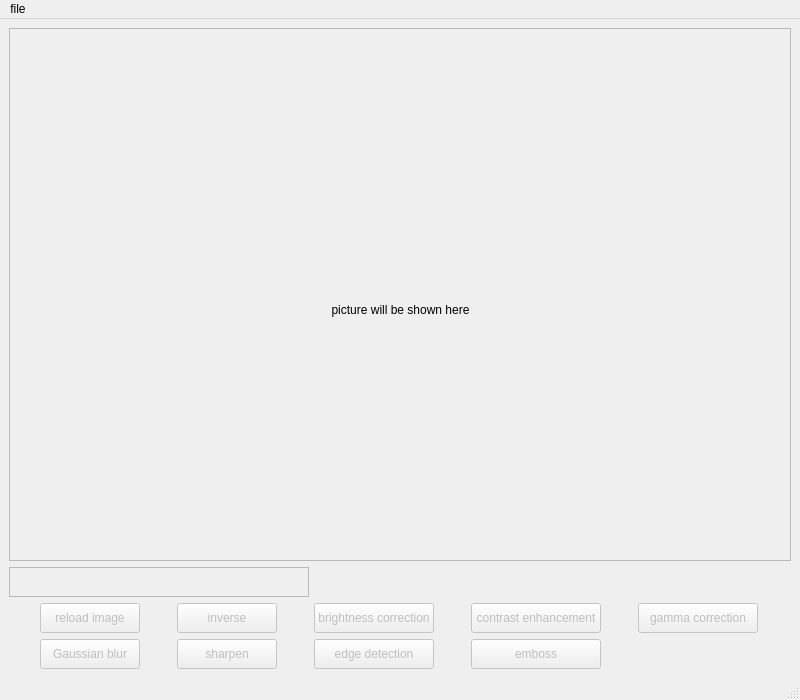
<?xml version="1.0" encoding="UTF-8"?>
<ui version="4.0">
 <class>MainWindow</class>
 <widget class="QMainWindow" name="MainWindow">
  <property name="geometry">
   <rect>
    <x>0</x>
    <y>0</y>
    <width>800</width>
    <height>700</height>
   </rect>
  </property>
  <property name="windowTitle">
   <string>MainWindow</string>
  </property>
  <widget class="QWidget" name="centralwidget">
   <layout class="QGridLayout" name="gridLayout">
    <item row="3" column="0">
     <layout class="QGridLayout" name="gridLayout_2">
      <item row="0" column="0">
       <widget class="QPushButton" name="reload_image_button">
        <property name="enabled">
         <bool>false</bool>
        </property>
        <property name="sizePolicy">
         <sizepolicy hsizetype="Fixed" vsizetype="Fixed">
          <horstretch>0</horstretch>
          <verstretch>0</verstretch>
         </sizepolicy>
        </property>
        <property name="minimumSize">
         <size>
          <width>100</width>
          <height>30</height>
         </size>
        </property>
        <property name="layoutDirection">
         <enum>Qt::LeftToRight</enum>
        </property>
        <property name="text">
         <string>reload image</string>
        </property>
       </widget>
      </item>
      <item row="1" column="0">
       <widget class="QPushButton" name="gaussian_blur_button">
        <property name="enabled">
         <bool>false</bool>
        </property>
        <property name="sizePolicy">
         <sizepolicy hsizetype="Fixed" vsizetype="Fixed">
          <horstretch>0</horstretch>
          <verstretch>0</verstretch>
         </sizepolicy>
        </property>
        <property name="minimumSize">
         <size>
          <width>100</width>
          <height>30</height>
         </size>
        </property>
        <property name="text">
         <string>Gaussian blur</string>
        </property>
       </widget>
      </item>
      <item row="0" column="4">
       <widget class="QPushButton" name="gamma_correction_button">
        <property name="enabled">
         <bool>false</bool>
        </property>
        <property name="sizePolicy">
         <sizepolicy hsizetype="Fixed" vsizetype="Fixed">
          <horstretch>0</horstretch>
          <verstretch>0</verstretch>
         </sizepolicy>
        </property>
        <property name="minimumSize">
         <size>
          <width>120</width>
          <height>30</height>
         </size>
        </property>
        <property name="text">
         <string>gamma correction</string>
        </property>
       </widget>
      </item>
      <item row="0" column="1">
       <widget class="QPushButton" name="inverse_button">
        <property name="enabled">
         <bool>false</bool>
        </property>
        <property name="sizePolicy">
         <sizepolicy hsizetype="Fixed" vsizetype="Fixed">
          <horstretch>0</horstretch>
          <verstretch>0</verstretch>
         </sizepolicy>
        </property>
        <property name="minimumSize">
         <size>
          <width>100</width>
          <height>30</height>
         </size>
        </property>
        <property name="text">
         <string>inverse</string>
        </property>
       </widget>
      </item>
      <item row="0" column="2">
       <widget class="QPushButton" name="brightness_correction_button">
        <property name="enabled">
         <bool>false</bool>
        </property>
        <property name="sizePolicy">
         <sizepolicy hsizetype="Fixed" vsizetype="Fixed">
          <horstretch>0</horstretch>
          <verstretch>0</verstretch>
         </sizepolicy>
        </property>
        <property name="minimumSize">
         <size>
          <width>120</width>
          <height>30</height>
         </size>
        </property>
        <property name="text">
         <string>brightness correction</string>
        </property>
       </widget>
      </item>
      <item row="0" column="3">
       <widget class="QPushButton" name="contrast_enhancement_button">
        <property name="enabled">
         <bool>false</bool>
        </property>
        <property name="sizePolicy">
         <sizepolicy hsizetype="Fixed" vsizetype="Fixed">
          <horstretch>0</horstretch>
          <verstretch>0</verstretch>
         </sizepolicy>
        </property>
        <property name="minimumSize">
         <size>
          <width>130</width>
          <height>30</height>
         </size>
        </property>
        <property name="text">
         <string>contrast enhancement</string>
        </property>
       </widget>
      </item>
      <item row="1" column="1">
       <widget class="QPushButton" name="sharpen_button">
        <property name="enabled">
         <bool>false</bool>
        </property>
        <property name="sizePolicy">
         <sizepolicy hsizetype="Fixed" vsizetype="Fixed">
          <horstretch>0</horstretch>
          <verstretch>0</verstretch>
         </sizepolicy>
        </property>
        <property name="minimumSize">
         <size>
          <width>100</width>
          <height>30</height>
         </size>
        </property>
        <property name="text">
         <string>sharpen</string>
        </property>
       </widget>
      </item>
      <item row="1" column="2">
       <widget class="QPushButton" name="edge_detection_button">
        <property name="enabled">
         <bool>false</bool>
        </property>
        <property name="sizePolicy">
         <sizepolicy hsizetype="Fixed" vsizetype="Fixed">
          <horstretch>0</horstretch>
          <verstretch>0</verstretch>
         </sizepolicy>
        </property>
        <property name="minimumSize">
         <size>
          <width>120</width>
          <height>30</height>
         </size>
        </property>
        <property name="text">
         <string>edge detection</string>
        </property>
       </widget>
      </item>
      <item row="1" column="3">
       <widget class="QPushButton" name="emboss_button">
        <property name="enabled">
         <bool>false</bool>
        </property>
        <property name="sizePolicy">
         <sizepolicy hsizetype="Fixed" vsizetype="Fixed">
          <horstretch>0</horstretch>
          <verstretch>0</verstretch>
         </sizepolicy>
        </property>
        <property name="minimumSize">
         <size>
          <width>130</width>
          <height>30</height>
         </size>
        </property>
        <property name="text">
         <string>emboss</string>
        </property>
       </widget>
      </item>
     </layout>
    </item>
    <item row="0" column="0">
     <widget class="QScrollArea" name="scrollArea">
      <property name="widgetResizable">
       <bool>true</bool>
      </property>
      <widget class="QWidget" name="scrollAreaWidgetContents">
       <property name="geometry">
        <rect>
         <x>0</x>
         <y>0</y>
         <width>780</width>
         <height>527</height>
        </rect>
       </property>
       <property name="sizePolicy">
        <sizepolicy hsizetype="Expanding" vsizetype="Expanding">
         <horstretch>0</horstretch>
         <verstretch>0</verstretch>
        </sizepolicy>
       </property>
       <widget class="QLabel" name="picture">
        <property name="geometry">
         <rect>
          <x>0</x>
          <y>0</y>
          <width>781</width>
          <height>561</height>
         </rect>
        </property>
        <property name="sizePolicy">
         <sizepolicy hsizetype="Maximum" vsizetype="Maximum">
          <horstretch>1</horstretch>
          <verstretch>1</verstretch>
         </sizepolicy>
        </property>
        <property name="text">
         <string>picture will be shown here</string>
        </property>
        <property name="alignment">
         <set>Qt::AlignCenter</set>
        </property>
       </widget>
      </widget>
     </widget>
    </item>
    <item row="1" column="0">
     <widget class="QPlainTextEdit" name="path_bar">
      <property name="enabled">
       <bool>false</bool>
      </property>
      <property name="sizePolicy">
       <sizepolicy hsizetype="Fixed" vsizetype="Fixed">
        <horstretch>0</horstretch>
        <verstretch>0</verstretch>
       </sizepolicy>
      </property>
      <property name="minimumSize">
       <size>
        <width>300</width>
        <height>0</height>
       </size>
      </property>
      <property name="maximumSize">
       <size>
        <width>16777215</width>
        <height>30</height>
       </size>
      </property>
     </widget>
    </item>
   </layout>
  </widget>
  <widget class="QMenuBar" name="menubar">
   <property name="geometry">
    <rect>
     <x>0</x>
     <y>0</y>
     <width>800</width>
     <height>22</height>
    </rect>
   </property>
   <widget class="QMenu" name="menufile">
    <property name="title">
     <string>file</string>
    </property>
    <addaction name="open_action"/>
    <addaction name="save_action"/>
   </widget>
   <addaction name="menufile"/>
  </widget>
  <widget class="QStatusBar" name="statusbar"/>
  <action name="open_action">
   <property name="text">
    <string>open</string>
   </property>
  </action>
  <action name="save_action">
   <property name="text">
    <string>save</string>
   </property>
  </action>
 </widget>
 <resources/>
 <connections/>
</ui>
